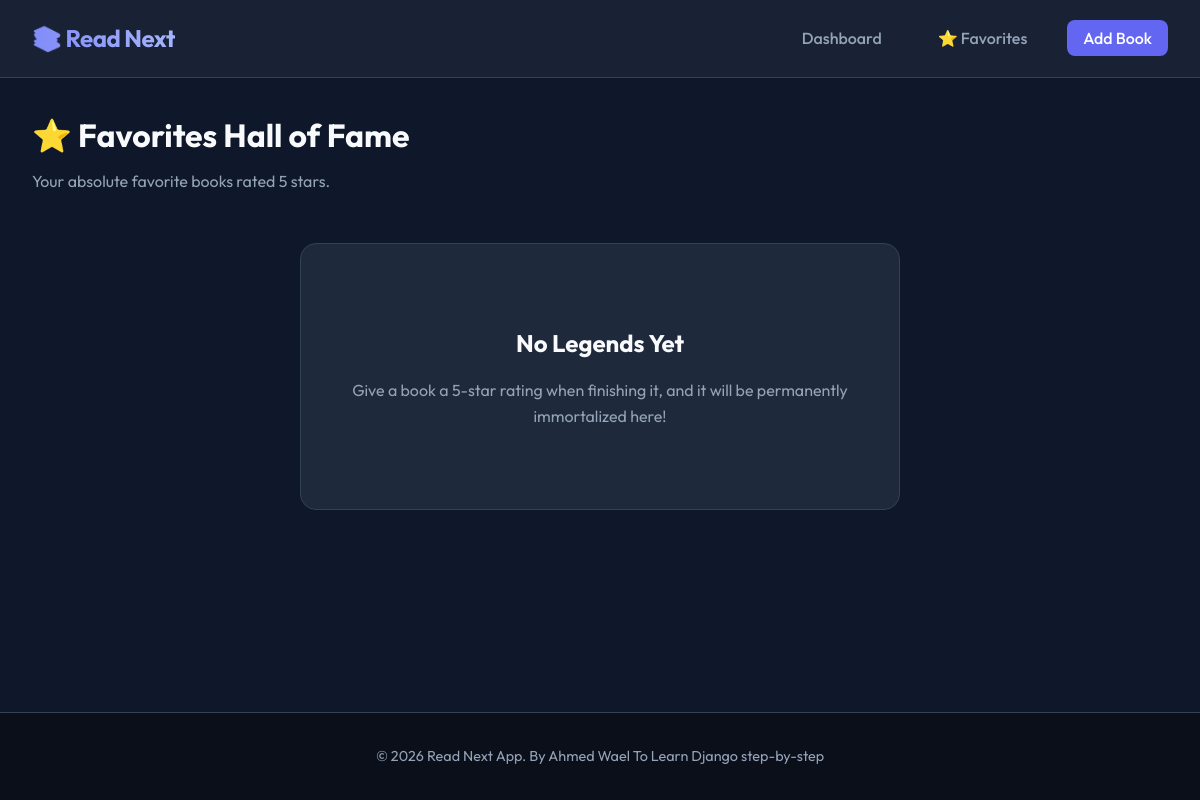
Page /favorites/ on the earlier database version.
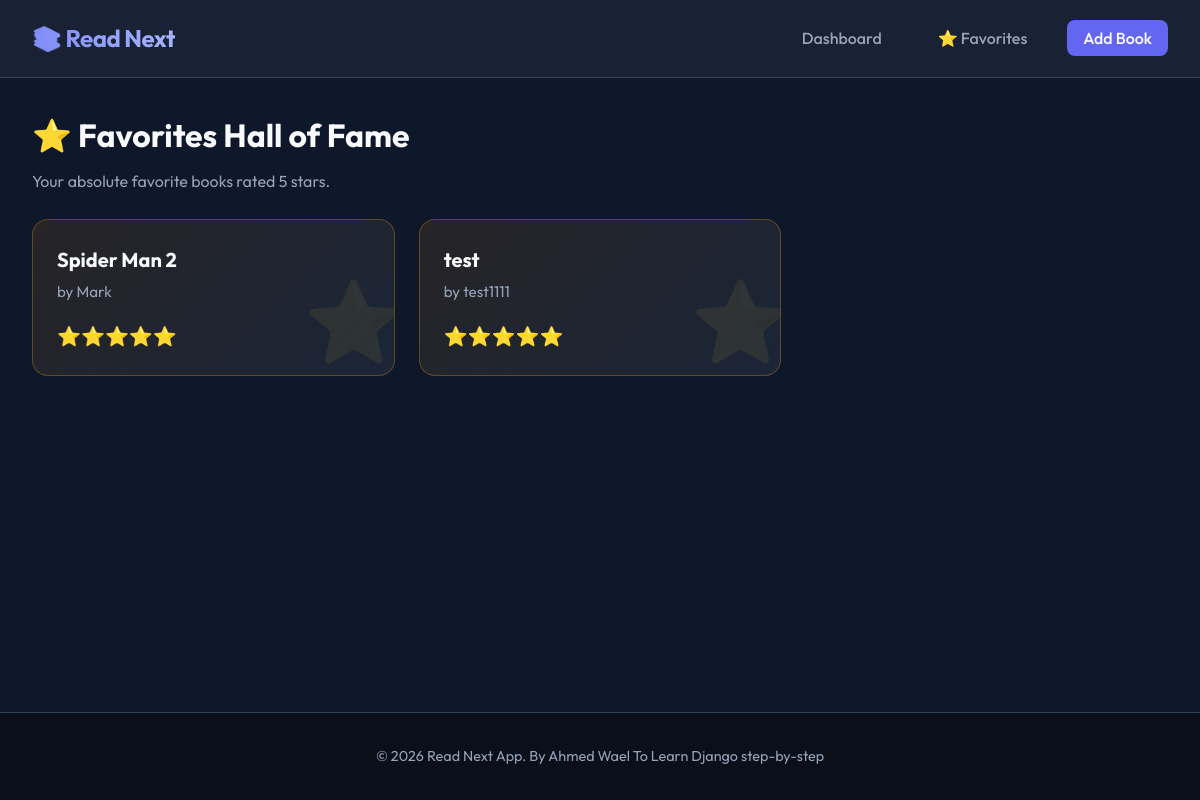
Same page on the later database version.
### bookshelf/models.py (models this page shows, shortened)
class Book(models.Model):
    STATUS_CHOICES = [
        ('TO_READ', 'To Read'),
        ('READING', 'Currently Reading'),
        ('COMPLETED', 'Finished / Completed'),
    ]
    title = models.CharField(max_length=200)
    author = models.CharField(max_length=150)
    status = models.CharField(
        max_length=10,
        choices=STATUS_CHOICES,
        default='TO_READ'
    )
    rating = models.IntegerField(
        null=True,
        blank=True,
        validators=[MinValueValidator(1), MaxValueValidator(5)]
    )

### bookshelf/views.py (the view)
# urls.py: path('favorites/', views.favorites, name='favorites'),
def favorites(request):
    fav_books = Book.objects.filter(rating=5)
    return render(request, 'bookshelf/favorites.html', {'favorites': fav_books})

### bookshelf/templates/bookshelf/favorites.html (shortened to what this page needs)
{% extends 'bookshelf/base.html' %}
{% block content %}
<h1 style="font-weight: 700; margin-bottom: 0.5rem;">⭐ Favorites Hall of Fame</h1>
<p style="color: var(--text-secondary);">Your absolute favorite books rated 5 stars.</p>
{% if favorites %}
    <div class="favorites-grid">
        {% for book in favorites %}
            <div class="fav-card">
                <div class="fav-title">{{ book.title }}</div>
                <div class="fav-author">by {{ book.author }}</div>
                <div class="stars">⭐⭐⭐⭐⭐</div>
            </div>
        {% endfor %}
    </div>
{% else %}
    <div class="empty-fav">
        <h2 style="margin-bottom: 1rem; color: var(--text-main);">No Legends Yet</h2>
        <p>Give a book a 5-star rating when finishing it, and it will be permanently immortalized here!</p>
    </div>
{% endif %}
{% endblock %}

Differences in the rows shown:
added Book: title "Spider Man 2", author "Mark"
added Book: title "test", author "test1111"
Other differences:
text no longer shown: "No Legends Yet Give a book a 5-star rating when finishing it, and it will be permanently immortalized here!"
